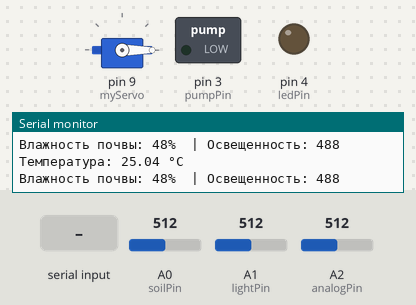
The sketch below on a simulated Arduino Uno, built with avr-gcc and run on an emulated ATmega328P. Parts: servo, switched loads named in the sketch (green lamp = pin HIGH), output pins drawn as LEDs (lit = HIGH), the last lines printed to the serial monitor. The inputs (shaded band) are chosen by the test bench; at power-on: A0 (soilPin) = 512, A1 (lightPin) = 512, A2 (analogPin) = 512.

Above: at 1.5 s.
1.6 s: "open\n" received over Serial
At 3.2 s:
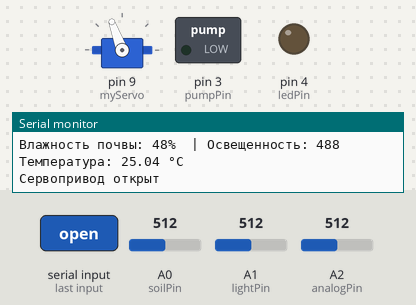
4.0 s: "open90\n" received over Serial
At 5.4 s:
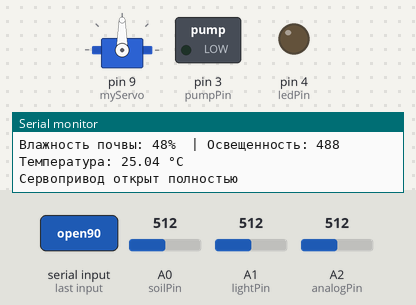
6.1 s: "on\n" received over Serial
At 7.6 s:
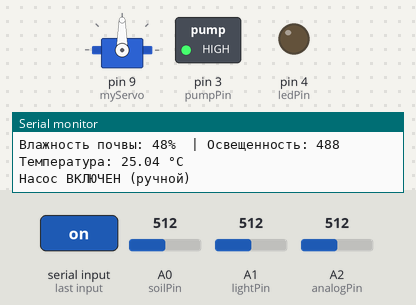
8.3 s: "close\n" received over Serial
At 10.2 s:
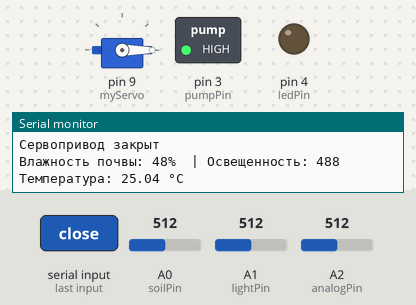
10.5 s: "led on\n" received over Serial
At 11.9 s:
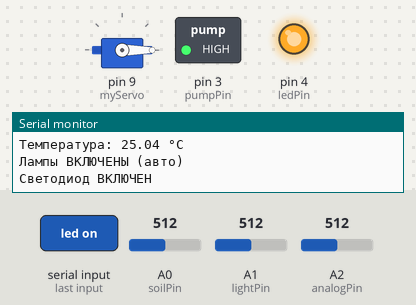
12.7 s: "off\n" received over Serial
At 14.0 s:
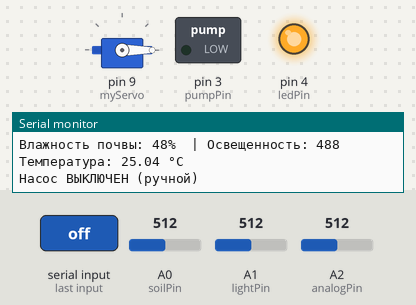
Timing chart, 0 to 15.7 s (numbered marks = the images above; inputs shaded):
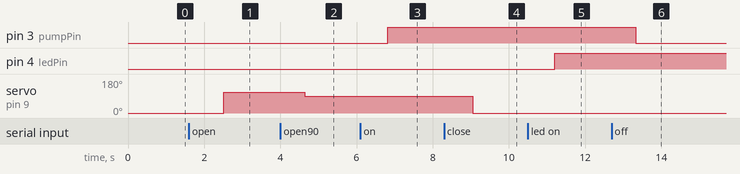

The sketch:

teplica.ino
```cpp
#include <Servo.h>
const int soilPin = A0;
const int lightPin = A1;
const int ledPin = 4;
const int lampPin2 = 7;
const int lampPin1 = 6;
const int analogPin = A2;
const float seriesResistor = 10000.0;
const float nominalResistance = 10000.0;
const float nominalTemperature = 25.0;
const float bCoefficient = 3950.0;
const int adcMax = 1023;
const int pumpPin = 3;

unsigned long pumpLastTime = 0;
unsigned long lampLastTime = 0;
const unsigned long pumpCooldown = 10000;
const unsigned long lampCooldown = 5000;

bool autoMode = true;

Servo myServo;
String input = "";
int currentPosition = 0;

void setup() {
  Serial.begin(9600);
  pinMode(ledPin, OUTPUT);
  myServo.attach(9);
  myServo.write(currentPosition);
  pinMode(pumpPin, OUTPUT);

  Serial.println("=== Система управления теплицей ===");
  Serial.println("Режим: " + String(autoMode ? "Автоматический" : "Ручной"));
  Serial.println("Команды:");
  Serial.println("  open/close/open90 - управление окном");
  Serial.println("  on/off - управление насосом");
  Serial.println("  led on/off - управление светодиодом");
  Serial.println("  auto/manual - переключение режима");
  Serial.println("=====================================");
}

void loop() {
  int soilValue = analogRead(soilPin);
  int lightValue = analogRead(lightPin);
  int analogValue = analogRead(analogPin);

  float resistance = seriesResistor * ((adcMax / (float)analogValue) - 1.0);
  float steinhart;
  steinhart = resistance / nominalResistance;     // (R/Ro)
  steinhart = log(steinhart);                     // ln(R/Ro)
  steinhart /= bCoefficient;                      // 1/B * ln(R/Ro)
  steinhart += 1.0 / (nominalTemperature + 273.15); // + (1/To)
  steinhart = 1.0 / steinhart;                    // Инвертируем
  steinhart -= 273.15;                            // Конвертируем в °C

  Serial.print("Влажность почвы: ");
  Serial.print((1000 - soilValue) / 10);
  Serial.print("%  | Освещенность: ");
  Serial.println(1000 - lightValue);
  Serial.print("Температура: ");
  Serial.print(steinhart);
  Serial.println(" °C");

  if (autoMode) {
    unsigned long currentMillis = millis();
    if (lightValue > 200 && (currentMillis - lampLastTime >= lampCooldown)) {
      digitalWrite(lampPin1, HIGH);
      digitalWrite(lampPin2, HIGH);
      lampLastTime = currentMillis;
      Serial.println("Лампы ВКЛЮЧЕНЫ (авто)");
    } else if (lightValue <= 200 && (currentMillis - lampLastTime >= lampCooldown)) {
      digitalWrite(lampPin1, LOW);
      digitalWrite(lampPin2, LOW);
      lampLastTime = currentMillis;
      Serial.println("Лампы ВЫКЛЮЧЕНЫ (авто)");
    }

    if (soilValue > 700 && (currentMillis - pumpLastTime >= pumpCooldown)) {
      digitalWrite(pumpPin, HIGH);
      Serial.println("Насос ВКЛЮЧЕН (авто)");
      delay(5000);
      digitalWrite(pumpPin, LOW);
      pumpLastTime = currentMillis;
      Serial.println("Насос ВЫКЛЮЧЕН (авто)");
    }
  }

  if (Serial.available() > 0) {
    input = Serial.readStringUntil('\n');
    input.trim();

    if (input == "close") {
      myServo.write(0);
      Serial.println("Сервопривод закрыт");
    } else if (input == "open") {
      myServo.write(110);
      Serial.println("Сервопривод открыт");
    } else if (input == "open90") {
      myServo.write(90);
      Serial.println("Сервопривод открыт полностью");
    } else if (input == "on") {
      digitalWrite(pumpPin, HIGH);
      Serial.println("Насос ВКЛЮЧЕН (ручной)");
      delay(100);
    } else if (input == "off") {
      digitalWrite(pumpPin, LOW);
      Serial.println("Насос ВЫКЛЮЧЕН (ручной)");
    } else if (input == "led on") {
      digitalWrite(ledPin, HIGH);
      Serial.println("Светодиод ВКЛЮЧЕН");
    } else if (input == "led off") {
      digitalWrite(ledPin, LOW);
      Serial.println("Светодиод ВЫКЛЮЧЕН");
    } else if (input == "auto") {
      autoMode = true;
      Serial.println("Режим: Автоматический");
    } else if (input == "manual") {
      autoMode = false;
      Serial.println("Режим: Ручной");
    } else {
      Serial.println("Неизвестная команда. Доступные команды:");
      Serial.println("  open/close/open90 - управление окном");
      Serial.println("  on/off - управление насосом");
      Serial.println("  led on/off - управление светодиодом");
      Serial.println("  auto/manual - переключение режима");
    }
  }

  delay(1000);
}
```

Measured:
- after the input at 1.6 s, servo on pin 9 (myServo): 0° → 110° after 0.92 s
- after the input at 4.0 s, servo on pin 9 (myServo): 110° → 90° after 0.64 s
- after the input at 6.1 s, pin 3 (pumpPin): LOW → HIGH after 0.72 s
- after the input at 8.3 s, servo on pin 9 (myServo): 90° → 0° after 0.75 s
- after the input at 10.5 s, pin 4 (ledPin): LOW → HIGH after 0.71 s
- after the input at 12.7 s, pin 3 (pumpPin): HIGH → LOW after 0.63 s
